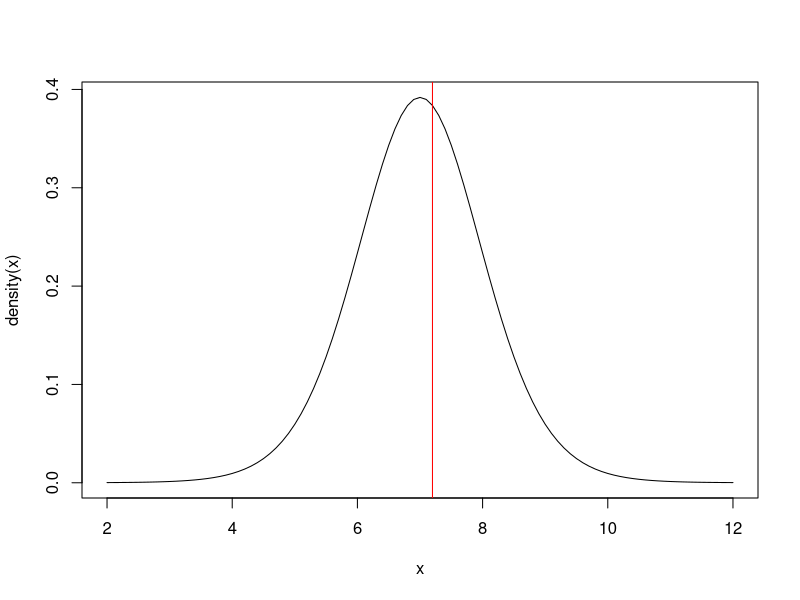
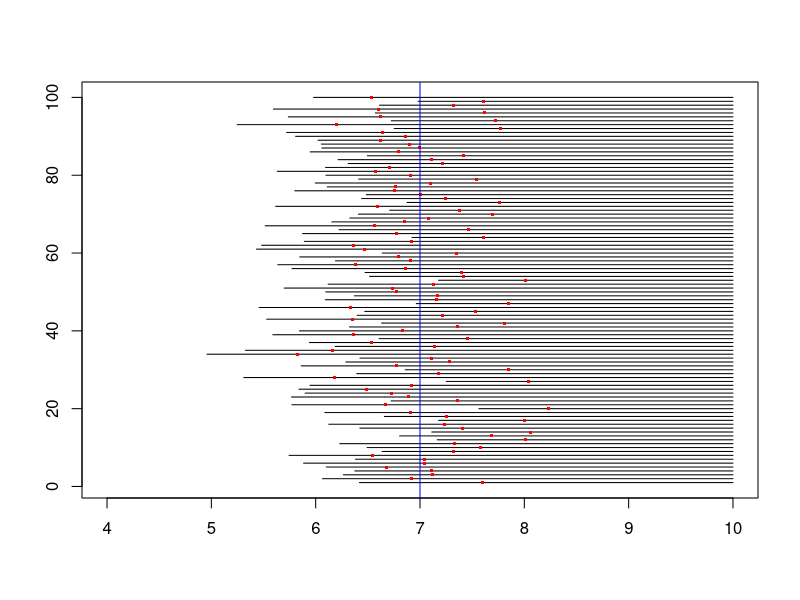
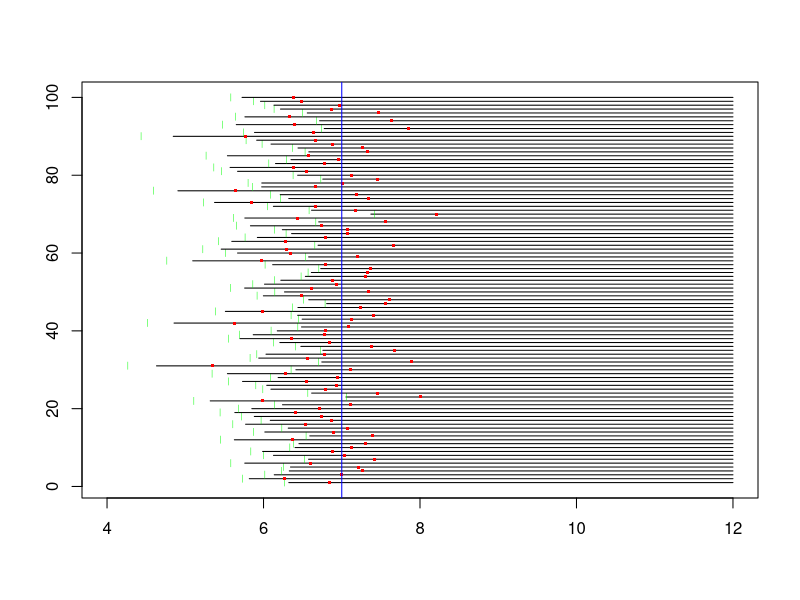

Write the R code that produced these figures, in order.
#Math E-156 Script 11B-ConfidenceOneSided.R

#Topic 1 -- computing a one-sided confidence interval from sample mean and sd
#Example 7.14 from the textbook
#15 samples of lake water have average lead level 7 with sample sd 2
mu <- 7; SE <- 2/sqrt(15)   #need standard error for Student denominator

#Assume these data have a t distribution with 14 degrees of freedom
q95<-qt(.95, 14); q95 #quantile of the t distribution of (Xbar - mu)/SE

L <- mu-q95*SE; L #lower limit of confidence interval
#The probability that L is less than the true mean is 0.95

#Topic 2 -- a simulation for lead levels in lake water
#To do a simulation we have to assume that we know the parameters for a population
#For Student t theory to be valid, we need a normal distribution.
#So we assume that the distribution of lead in samples is N(7,2)

#First we test our methodology with a single sample.
x<-rnorm(15,7,2); x               #Take one sample of 15
xbar<-mean(x); S <-sd(x); xbar; S #random variables derived from the sample
SE <- S/sqrt(15)         #standard error is the Student denominator
q95<-qt(.95, 14);q95 #quantile of the t distribution of (Xbar - mu)/SE
xbar-q95*SE #lower limit of confidence interval - a random variable
#95% of the time, this will be less than the true mean of 7
#Here is the assumed t distribution with our sample mean
density <- function(x) {dt(x-7, df = 14)}
curve(density, from = 2, to = 12); abline(v=xbar, col = "red")

#Run some simulations
N<- 1000; counter <- 0
plot(x =c(4,10), y = c(1,100), type = "n", xlab = "", ylab = "") #blank plot
for (i in 1:N) {
  x<-rnorm(15,7,2)         #Take one sample of 15
  xbar<-mean(x); S <-sd(x) #random variables derived from the sample
  SE <- S/sqrt(15)         #standard error is the Student denominator
  q95<-qt(.95, 14)         #quantile of the t distribution of (Xbar - mu)/SE
  L <- xbar-q95*SE         #lower limit of confidence interval - a random variable
  if (L < 7) counter <- counter + 1 #count +1 if we were correct
  if(i <= 100){
    segments(L, i, 10, i) #the confidence interval extends from L to infinity
    points(xbar, i, col = "red", pch = ".", cex = 3) #the sample mean from the data
  }
}
abline (v = 7, col = "blue") #vertical line at population mean
counter/N #what fraction of the time did our confidence interval include the true mean?

#Topic 2 - simulation, using the mean mu as a scale parameter
#Example 7.16 --same data, but use xbar/mu as the statistic
#It has mean 1 and standard deviation 2/7
x<-rnorm(15,7,2)        #Take a sample of 15
xbar<-mean(x)/7; S <-sd(x)/7; xbar; S #rescaled sample mean and SD
SE <- S/sqrt(15)    #standard error of rescaled sample
#Rescaling by mu leads to the same t distribution
q95<-qt(.95, 14); q95 #quantile of the t distribution of ((Xbar/mu)-1)/(S/mu)
U <- 1 + q95*SE; U     #Rescaled sample mean will be less than U 95% of the time
mean(x)/U   #lower limit of confidence interval - a random variable
#95% of the time, this will be less than the true mean of 7

#Run some simulations
N<- 1000; counter <- 0
plot(x =c(4,12), y = c(1,100), type = "n", xlab = "", ylab = "") #blank plot
for (i in 1:N) {
  x<-rnorm(15,7,2)        
  xbar<-mean(x)/7; S <-sd(x)/7; xbar; S #rescaled sample mean and SD
  SE <- S/sqrt(15)    #standard error of rescaled sample
  q95<-qt(.95, 14); q95 #quantile of the t distribution of ((Xbar/mu)-1)/(S/mu)
  U <- 1 + q95*SE; U     #Rescaled sample mean will be less than U 95% of the time
  L <- mean(x)/U   #lower limit of confidence interval - a random variable
  if (L < 7) counter <- counter + 1 #count +1 if we were correct
  if(i <= 100){
    segments(L, i, 12, i) #the confidence interval
    points(mean(x), i, col = "red", pch = ".", cex = 3) #the sample mean from the data
    #Also display the subtractive confidence limit
    points(mean(x)-q95*(sd(x)/sqrt(15)), i, col = "green", pch = "|", cex = 0.5)
  }
}
abline (v = 7, col = "blue") #vertical line at population mean
counter/N #what fraction of the time did our confidence interval include the true mean?



#Topic 3 -- computing a one-sided confidence interval from real data
#Read the data for birth weights of North Carolina babies.
NCB<-read.csv("NCBirths2004.csv"); head(NCB)
weight<-NCB$Weight; n<-length(weight);n # lots of babies

#In this case there are so many degrees of freedom that the t distribution is almost normal
q95<-qt(.95, n); n95<-qnorm(.95); q95; n95 #not much need to use t test

#Subtract the 95th quantile times the standard error to get a lower bound
L1 <- mean(weight)-q95*(sd(weight)/sqrt(n)); L1
#Assuming a normal distribution gives almost the same number.
L2 <- mean(weight)-n95*(sd(weight)/sqrt(n)); L2

#This test has also been automated
t.test(weight, alt = "greater")

